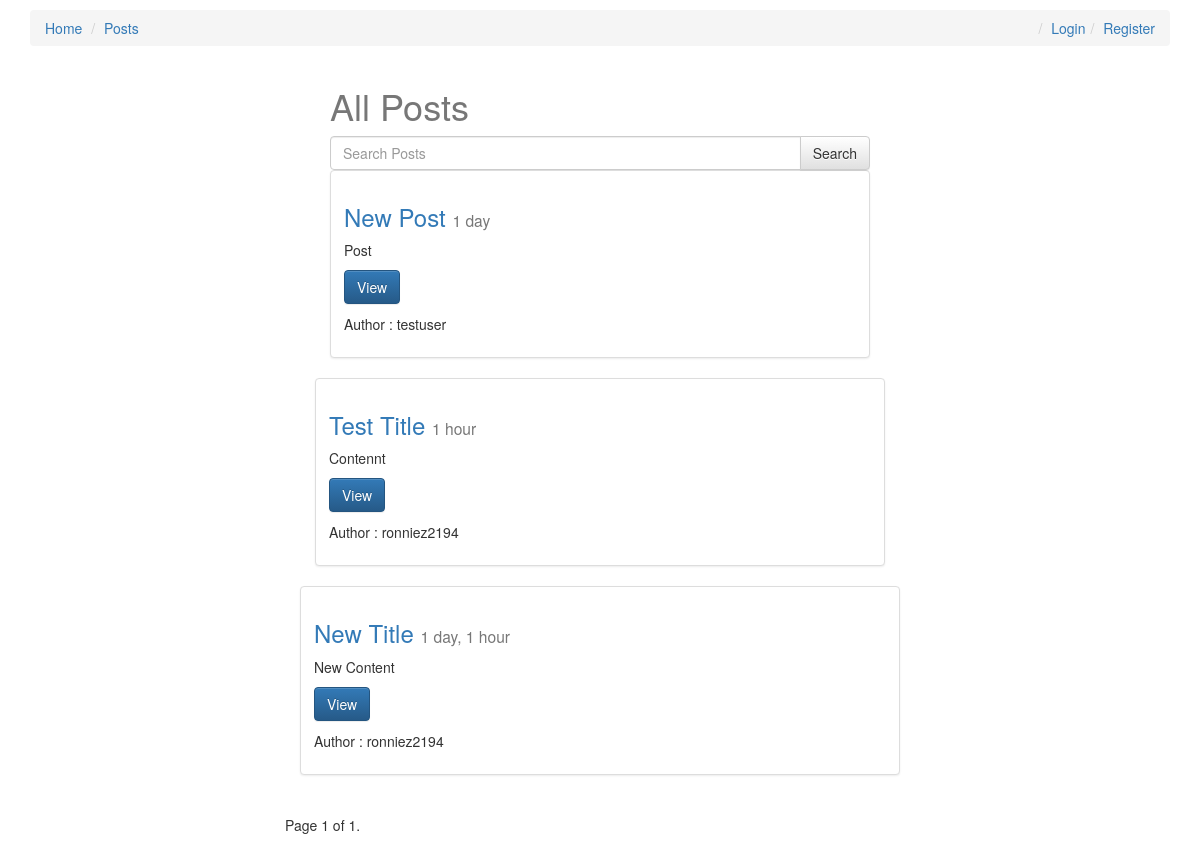
/posts/, run on the app's committed database.
### posts/models.py (models this page shows, shortened)
class Post(models.Model):
    user = models.ForeignKey(settings.AUTH_USER_MODEL,default=1,on_delete=models.CASCADE) #---Creating a relationship between Post and User # default=1 means superuser
    title = models.CharField(max_length=100)
    slug = models.SlugField(unique=True)
    image = models.ImageField(upload_to=upload_location,null=True,blank=True,width_field="width_field",height_field="height_field") #---Need Pillow Library to Use This Field
    height_field = models.IntegerField(default=0) #--Autodetermines Height of Image
    width_field = models.IntegerField(default=0) #--Autodetermines Width of Image
    content = models.TextField()
    draft = models.BooleanField(default=False) #--For Drafts
    publish = models.DateTimeField(default = None,auto_now=False,auto_now_add=False)  #--For Drafts
    read_time = models.TimeField(null=True,blank=True)  #--For Storing ReadTime
    updated = models.DateTimeField(auto_now=True,auto_now_add=False)
    timestamp = models.DateTimeField(auto_now=False,auto_now_add=True)
    objects = PostManager()
    def get_absolute_url(self):
        return reverse("posts:detail", kwargs={"slug":self.slug})

### posts/views.py (the view, shortened to what this page needs)
# urls.py: path(r'', views.post_list,name="list"),
def post_list(request):
    today = timezone.now().date()
    posts_list = Post.objects.active().order_by("-timestamp") #--Ignoring Draft and Future Pots
    if request.user.is_staff or request.user.is_superuser:   #--Showing Draft and Future Pots to Staffs and Superusers
        posts_list = Post.objects.all().order_by("-timestamp")
    query = request.GET.get("q")
    paginator = Paginator(posts_list, 3) # Show 10 Posts per page.
    page_number = request.GET.get('page')
    page_obj = paginator.get_page(page_number)
    if request.user.is_authenticated:
        context = {
            "title" : "All Posts",
            "objects_list" : posts_list,
            'page_obj': page_obj,
            "today" : today,
        }
    else:
        context = {
            "title" : "All Posts",
            "objects_list" : posts_list,
            'page_obj': page_obj,
            "today" : today,
        }
    return render(request,"post_list.html",context)

### posts/models.py (called while the page is built)
    def active(self,*args,**kwargs):
        return super(PostManager,self).filter(draft=False).filter(publish__lte=timezone.now())

### templates/post_list.html (shortened to what this page needs)
{% extends "base.html" %}
{% load static %}
{% block content %}
<div class="col-sm-6 col-sm-offset-3">
<h1>{{title}}</h1>
<form method="GET" action="">
    <div class="input-group">
        <input class="form-control" type="text" name = "q" placeholder="Search Posts" value="{{ request.GET.q}}"/>
        <span class="input-group-btn">
        <input class="btn btn-default" type="submit" value="Search">
        </span>
    </div>
</form>
    {% for obj in page_obj %}
    <div class="row">
        <div class="col-sm-12">
            <div class="thumbnail">
                <div class="caption">
                    <h3><a href = "{{ obj.get_absolute_url }}">{{obj.title}}</a> <small> {{obj.publish |timesince}}</small></h3>
                    <p class="content-markdown">{{obj.content}}</p>
                    <p><a href="{{ obj.get_absolute_url }}" class="btn btn-primary" role="button">View</a></p>
                    <p>{% if obj.user.get_full_name %}
                        <p> Author : {{obj.user.get_full_name}} </p>
                        {% else %}
                        <p> Author : {{obj.user}} </p>
                        {% endif %}</p>
                </div>
            </div>
        </div>
    {% endfor %}
    <div class="pagination">
        <span class="step-links">
            <span class="current">
                Page {{ page_obj.number }} of {{ page_obj.paginator.num_pages }}.
            </span>
        </span>
    </div>
</div>
{% endblock content %}

### templates/base.html (shortened to what this page needs)
{% load static %}
<!DOCTYPE html>
<html>
    <head>
        <link rel="stylesheet" href="https://maxcdn.bootstrapcdn.com/bootstrap/3.3.6/css/bootstrap.min.css">
        <link rel="stylesheet" href="https://maxcdn.bootstrapcdn.com/bootstrap/3.3.6/css/bootstrap-theme.min.css">
        <link rel='stylesheet' href='https://maxcdn.bootstrapcdn.com/font-awesome/4.5.0/css/font-awesome.min.css' >
        <link rel="stylesheet" href="{% static 'css/base.css' %}"/>
    </head>
    <body>
        <div class="container">
            <ol class="breadcrumb">
                <li><a href='{% url "posts:list" %}'>Home</a></li>
                <li><a href='{% url "posts:list" %}'>Posts</a></li>
                {% if not request.user.is_authenticated %}
                <li class="pull-right"><a href='{% url "register" %}'>Register</a></li>
                <li class="pull-right"><a href='{% url "login" %}'>Login</a></li>
                {% else %}
                <li class="pull-right"><a href='{% url "logout" %}'>Logout</a></li>
                {% endif %}
            </ol>
        {% block content %}
        {% endblock content %}
        </div>
    </body>
</html>

### static/css/base.css (style rules this page uses)
h1 { color : #777 }

### data on the page
Post: title "New Post", publish "1 day", content "Post", user "testuser"
Post: title "Test Title", publish "1 hour", content "Contennt", user "ronniez2194"
Post: title "New Title", publish "1 day, 1 hour", content "New Content", user "ronniez2194"

### other printed values
{{ title }} "All Posts"
{{ page_obj.number }} "1"
{{ page_obj.paginator.num_pages }} "1"
